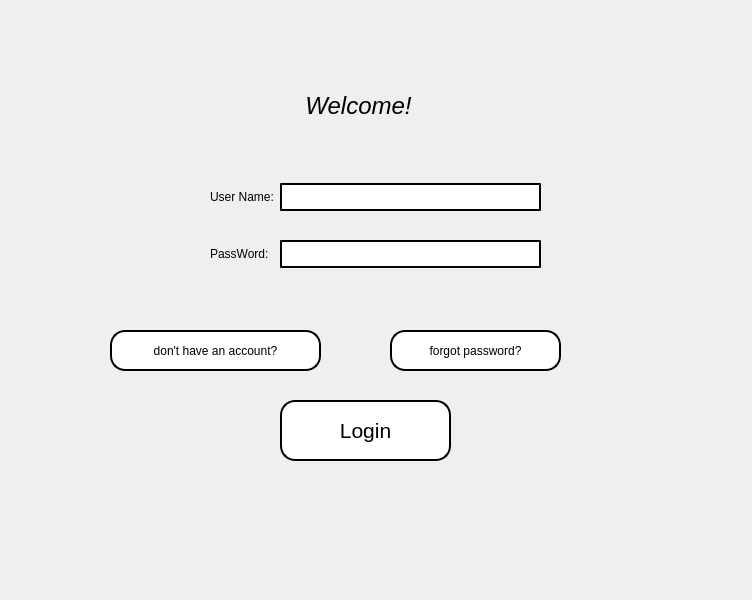
<?xml version="1.0" encoding="UTF-8"?>
<ui version="4.0">
 <class>MainWindow</class>
 <widget class="QMainWindow" name="MainWindow">
  <property name="geometry">
   <rect>
    <x>0</x>
    <y>0</y>
    <width>752</width>
    <height>600</height>
   </rect>
  </property>
  <property name="windowTitle">
   <string>MainWindow</string>
  </property>
  <property name="styleSheet">
   <string notr="true">
color:rgb(255, 0, 0);
font: italic 18pt &quot;Segoe UI&quot;;
</string>
  </property>
  <property name="iconSize">
   <size>
    <width>30</width>
    <height>30</height>
   </size>
  </property>
  <widget class="QWidget" name="centralwidget">
   <widget class="QLabel" name="welcomeLabel">
    <property name="geometry">
     <rect>
      <x>220</x>
      <y>30</y>
      <width>277</width>
      <height>151</height>
     </rect>
    </property>
    <property name="font">
     <font>
      <family>Segoe UI</family>
      <pointsize>18</pointsize>
      <italic>true</italic>
      <bold>false</bold>
     </font>
    </property>
    <property name="styleSheet">
     <string notr="true">
color:rgb(0, 0, 0);
font: italic 18pt &quot;Segoe UI&quot;;
</string>
    </property>
    <property name="text">
     <string>Welcome!</string>
    </property>
    <property name="alignment">
     <set>Qt::AlignCenter</set>
    </property>
   </widget>
   <widget class="QWidget" name="gridLayoutWidget">
    <property name="geometry">
     <rect>
      <x>210</x>
      <y>160</y>
      <width>331</width>
      <height>131</height>
     </rect>
    </property>
    <layout class="QGridLayout" name="gridLayout">
     <item row="0" column="0">
      <widget class="QLabel" name="label">
       <property name="styleSheet">
        <string notr="true">
color:rgb(0, 0, 0);
font: 16pt &quot;Segoe UI&quot;;</string>
       </property>
       <property name="text">
        <string>User Name:</string>
       </property>
      </widget>
     </item>
     <item row="0" column="2">
      <widget class="QLineEdit" name="userLine">
       <property name="styleSheet">
        <string notr="true">background-color:rgb(255, 255, 255);color:rgb(0, 0, 0);    border-style: outset;
    border-width: 2px;
    border-radius: 15px; 
    border-color: black;
    padding: 4px;</string>
       </property>
      </widget>
     </item>
     <item row="1" column="0">
      <widget class="QLabel" name="label_2">
       <property name="styleSheet">
        <string notr="true">color:rgb(0, 0, 0);
font: 16pt &quot;Segoe UI&quot;;;</string>
       </property>
       <property name="text">
        <string>PassWord:</string>
       </property>
      </widget>
     </item>
     <item row="1" column="2">
      <widget class="QLineEdit" name="passLine">
       <property name="styleSheet">
        <string notr="true">background-color:rgb(255, 255, 255);color:rgb(0, 0, 0);    border-style: outset;
    border-width: 2px;
    border-radius: 15px; 
    border-color: black;
    padding: 4px;
</string>
       </property>
       <property name="echoMode">
        <enum>QLineEdit::Password</enum>
       </property>
      </widget>
     </item>
    </layout>
   </widget>
   <widget class="QPushButton" name="loginButt">
    <property name="geometry">
     <rect>
      <x>280</x>
      <y>400</y>
      <width>171</width>
      <height>61</height>
     </rect>
    </property>
    <property name="sizePolicy">
     <sizepolicy hsizetype="Expanding" vsizetype="Expanding">
      <horstretch>0</horstretch>
      <verstretch>0</verstretch>
     </sizepolicy>
    </property>
    <property name="font">
     <font>
      <family>Segoe UI</family>
      <pointsize>16</pointsize>
      <italic>false</italic>
      <bold>false</bold>
     </font>
    </property>
    <property name="cursor">
     <cursorShape>ArrowCursor</cursorShape>
    </property>
    <property name="autoFillBackground">
     <bool>false</bool>
    </property>
    <property name="styleSheet">
     <string notr="true">color:rgb(0, 0, 0);
background-color:rgb(255, 255, 255);
font: 16pt &quot;Segoe UI&quot;;
    border-style: outset;
    border-width: 2px;
    border-radius: 15px; 
    border-color: black;
    padding: 4px;</string>
    </property>
    <property name="text">
     <string>Login</string>
    </property>
   </widget>
   <widget class="QLabel" name="label_3">
    <property name="geometry">
     <rect>
      <x>0</x>
      <y>-30</y>
      <width>761</width>
      <height>651</height>
     </rect>
    </property>
    <property name="styleSheet">
     <string notr="true">background-image: url(:/photos/background.jpg);</string>
    </property>
    <property name="text">
     <string/>
    </property>
    <property name="pixmap">
     <pixmap resource="newRc.qrc">:/photos/background.jpg</pixmap>
    </property>
    <property name="scaledContents">
     <bool>true</bool>
    </property>
   </widget>
   <widget class="QPushButton" name="signupButt">
    <property name="geometry">
     <rect>
      <x>110</x>
      <y>330</y>
      <width>211</width>
      <height>41</height>
     </rect>
    </property>
    <property name="styleSheet">
     <string notr="true">color:rgb(0, 0, 0);
background-color:rgb(255, 255, 255);
font: 12pt &quot;Segoe UI&quot;;
    border-style: outset;
    border-width: 2px;
    border-radius: 15px; 
    border-color: black;
    padding: 4px;</string>
    </property>
    <property name="text">
     <string>don't have an account?</string>
    </property>
    <property name="autoDefault">
     <bool>false</bool>
    </property>
    <property name="default">
     <bool>false</bool>
    </property>
    <property name="flat">
     <bool>false</bool>
    </property>
   </widget>
   <widget class="QPushButton" name="commandLinkButton">
    <property name="geometry">
     <rect>
      <x>390</x>
      <y>330</y>
      <width>171</width>
      <height>41</height>
     </rect>
    </property>
    <property name="styleSheet">
     <string notr="true">color:rgb(0, 0, 0);
background-color:rgb(255, 255, 255);
font: 12pt &quot;Segoe UI&quot;;
    border-style: outset;
    border-width: 2px;
    border-radius: 15px; 
    border-color: black;
    padding: 4px;</string>
    </property>
    <property name="text">
     <string>forgot password?</string>
    </property>
   </widget>
   <zorder>label_3</zorder>
   <zorder>welcomeLabel</zorder>
   <zorder>gridLayoutWidget</zorder>
   <zorder>loginButt</zorder>
   <zorder>signupButt</zorder>
   <zorder>commandLinkButton</zorder>
  </widget>
 </widget>
 <resources>
  <include location="newRc.qrc"/>
 </resources>
 <connections/>
</ui>
